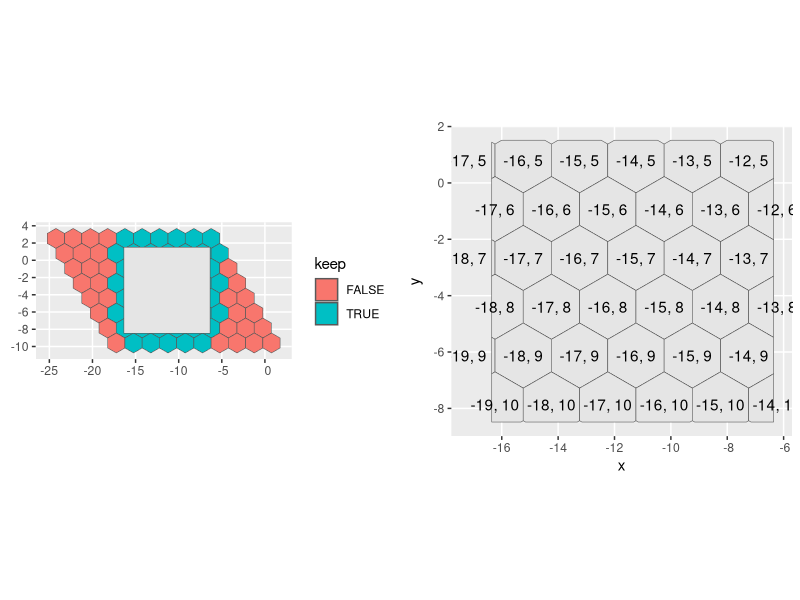

Write R code to recreate this figure. (Note: this script raises an error after producing the figure.)
#### Re-implement patches for row and column representation used by

library("sf")
library("tidyverse")

## Let's start with a square 50x50km landscape:
xrange <- c(0, 10) + runif(1,-50,50)
yrange <- c(0, 10) + runif(1,-50,50)
corners <- tribble(~x, ~y,
                   xrange[1], yrange[1],
                   xrange[2], yrange[1],
                   xrange[2], yrange[2],
                   xrange[1], yrange[2],
                   xrange[1], yrange[1]
)
landscape <- st_sfc(st_multipolygon(list(list(as.matrix(corners)))))

centerpoint <- st_centroid(landscape)
reference_point <- st_point(runif(2,-10,20))

hexwth <- 2
# Height (corner to corner):
hexhgt <- 2*hexwth / 3^0.5
# Side length:
hexlth <- hexhgt/2
# Max area:
hexarea <- sqrt(3)*hexwth^2/2

min_prop <- 0.01

## We will use an axial coordinate system for hexagons:
# https://www.redblobgames.com/grids/hexagons/#map-storage

## Row numbers (r) are relatively easy:
yrange <- as.numeric(st_bbox(reference_point)["ymin"] - st_bbox(landscape)[c("ymin","ymax")]) / ((hexlth+hexhgt)/2)
r <- seq(floor(yrange[2]-1), ceiling(yrange[1]+1))
r <- seq(floor(yrange[2]), ceiling(yrange[1]))
yrange
r

## For column numbers (q) we need to distort the boundary box relative to the reference point:
refy <- st_bbox(reference_point)["ymin"]
refx <- st_bbox(reference_point)["xmin"]
bbox <- st_bbox(landscape)

bbox["xmax"] + (bbox["ymax"] - refy) * tanpi(1/6)
bbox["xmin"] + (bbox["ymin"] - refy) * tanpi(1/6)

xrange <- (c(
  as.numeric(bbox["xmin"] + (bbox["ymin"] - refy) * tanpi(1/6)),
  as.numeric(bbox["xmax"] + (bbox["ymax"] - refy) * tanpi(1/6))
) - refx) / hexwth

q <- seq(floor(xrange[1]-1), ceiling(xrange[2]+1))
q <- seq(floor(xrange[1]), ceiling(xrange[2]))
q

genpoly <- function(x, y){
  hexpoints <- t(matrix(c(
    0, hexhgt/2,
    hexwth/2, hexlth/2,
    hexwth/2, -hexlth/2,
    0, -hexhgt/2,
    -hexwth/2, -hexlth/2,
    -hexwth/2, hexlth/2,
    0, hexhgt/2
  ), nrow=2) + c(x,y))
  st_sfc(st_polygon(list(hexpoints)), crs=st_crs(landscape))
}

hexagons <- expand_grid(r=r, q=q) %>%
  mutate(y = st_bbox(reference_point)["ymin"] - r*(hexlth+hexhgt)/2) %>%
  mutate(x = st_bbox(reference_point)["xmin"] + r*hexwth/2 + q*hexwth) %>%
  mutate(index=1:n(), lab = str_c(q, ", ", r)) %>%
  mutate(xx=x, yy=y) %>%
  st_as_sf(coords=c("xx","yy")) %>%
  mutate(dist = st_distance(geometry, landscape)[,1], keep=dist < (hexhgt/2)) %>%
  as_tibble() %>%
  split(.$index) %>%
  lapply(function(.x) .x %>% mutate(geometry = genpoly(x, y))) %>%
  bind_rows()

pt1 <- ggplot() +
  geom_sf(aes(geometry=geometry, fill=keep), hexagons) +
  geom_sf(aes(geometry=geometry), landscape) +
  theme(legend.pos="none")

hexagons <- hexagons %>%
  mutate(OK = st_intersects(geometry, landscape, sparse=FALSE)[,1]) %>%
  filter(OK) %>%
  select(-OK) %>%
  st_as_sf() %>%
  st_intersection(landscape) %>%
  mutate(area = as.numeric(st_area(geometry), units="m")) %>%
  filter(area >= min_prop * hexarea)


pt2 <- ggplot(hexagons, aes(x=x, y=y, label=lab, geometry=geometry)) +
  geom_sf() +
  geom_text()

ggpubr::ggarrange(pt1, pt2)


patches <- generate_patches(landscape, hexwth, reference_point=reference_point)
ggplot(patches) +
  geom_sf(aes(geometry=geometry)) +
  geom_sf_text(aes(geometry=centroid, label=str_c(r, ", ", q)))

patches <- generate_patches(landscape, hexwth)
ggplot(patches) +
  geom_sf(aes(geometry=geometry)) +
  geom_sf_text(aes(geometry=centroid, label=str_c(r, ", ", q)))
